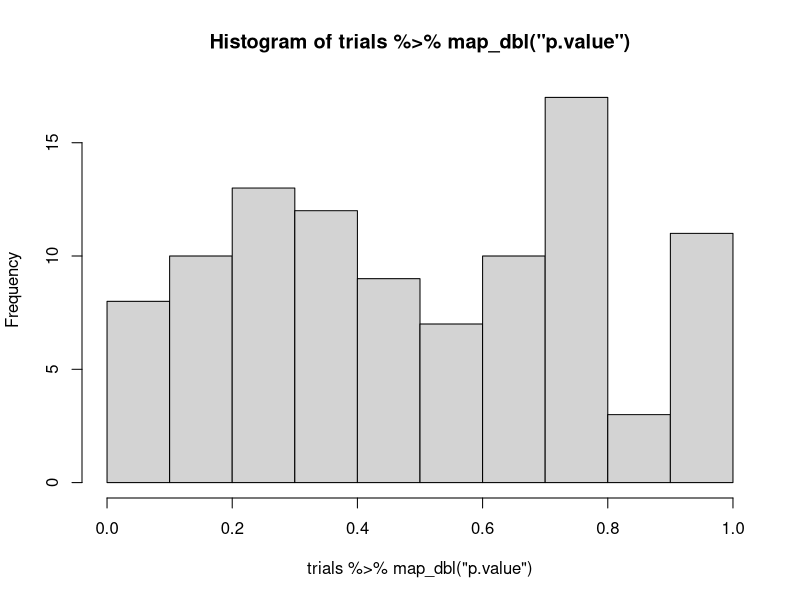

Here is the R script that generated this plot:
## ---- chunk 1
knitr::opts_chunk$set(echo = TRUE)
library(purrr)
## ---- chunk 2
as_mapper(c(1,2))
## ---- chunk 3
as_mapper(c("hi", "there"))
## ---- chunk 4
as_mapper(list(c(1,2), c("hi", "there")))
## ---- chunk 5
map(1:3, ~ runif(2))
## ---- chunk 6
map(1:3, runif(2))
## ---- chunk 7
df <- data.frame(col1=runif(5), col2=runif(5), col3=runif(5))
map_dbl(df, sd)
## ---- chunk 8
df <- data.frame(col1=runif(5), col2=runif(5), col3=runif(5),    
                 col4=letters[1:5], col5=LETTERS[1:5], 
                 stringsAsFactors = FALSE)
selected_columns = map_lgl(df, is.numeric) 
map_dbl(df[,selected_columns], sd)

## ---- chunk 9
df <- data.frame(f1=c(letters[6:10], letters[4:8]),  
                 f2=c(LETTERS[10:14], LETTERS[13:17]),
                 stringsAsFactors = TRUE)
map_int(df, nlevels)
## ---- chunk 10
trials <- map(1:100, ~ t.test(rpois(10, 10), rpois(7, 10)))
str(trials[[1]])
## ---- chunk 11
hist(trials %>% map_dbl("p.value"))
## ---- chunk 12
x <- list(
  list(1, c(3, 9)),
  list(c(3, 6), 7, c(4, 7, 6))
)

triple <- function(x) x * 3
## ---- chunk 13
map(x, map, triple)
## ---- chunk 14
formulas <- list(
  mpg ~ disp,
  mpg ~ I(1 / disp),
  mpg ~ disp + wt,
  mpg ~ I(1 / disp) + wt
)
## ---- chunk 15
results <- map(formulas, lm, data=mtcars) 
results
## ---- chunk 16
bootstrap <- function(df) {
  df[sample(nrow(df), replace = TRUE), , drop = FALSE]
}

bootstraps <- map(1:10, ~ bootstrap(mtcars))
## ---- chunk 17
map(bootstraps, ~lm(mpg ~ disp, data=.x)) %>% 
  map(summary)  %>% 
  map_dbl("r.squared")
## ---- chunk 18
modify(mtcars, 1)
## ---- chunk 19
trans <- list(
  disp = function(x) x * 0.0163871,
  am = function(x) factor(x, labels = c("auto", "manual"))
)

nm <- names(trans)
mtcars[nm] <- map2(trans, mtcars[nm], function(f, var) f(var))
head(mtcars[nm])
## ---- chunk 20

mtcars[nm] <- map(nm, ~ trans[[.x]](mtcars[[.x]]))
head(mtcars[nm])
## ---- chunk 21
a<- write.csv(mtcars, file = "foo.csv", fileEncoding = "UTF-16LE")
a
## ---- chunk 22
simple_reduce2 <- function(x, f) {
  out <- x[[1]]
  if (length(x) < 2) return("The input must have at least two elements")
  for (i in seq(2, length(x))) {
    out <- f(out, x[[i]])
  }
  out
}
simple_reduce2(c(1), sum)

## ---- chunk 23
scale01 <- function(x) {
  rng <- range(x, na.rm = TRUE)
  (x - rng[1]) / (rng[2] - rng[1])
}
